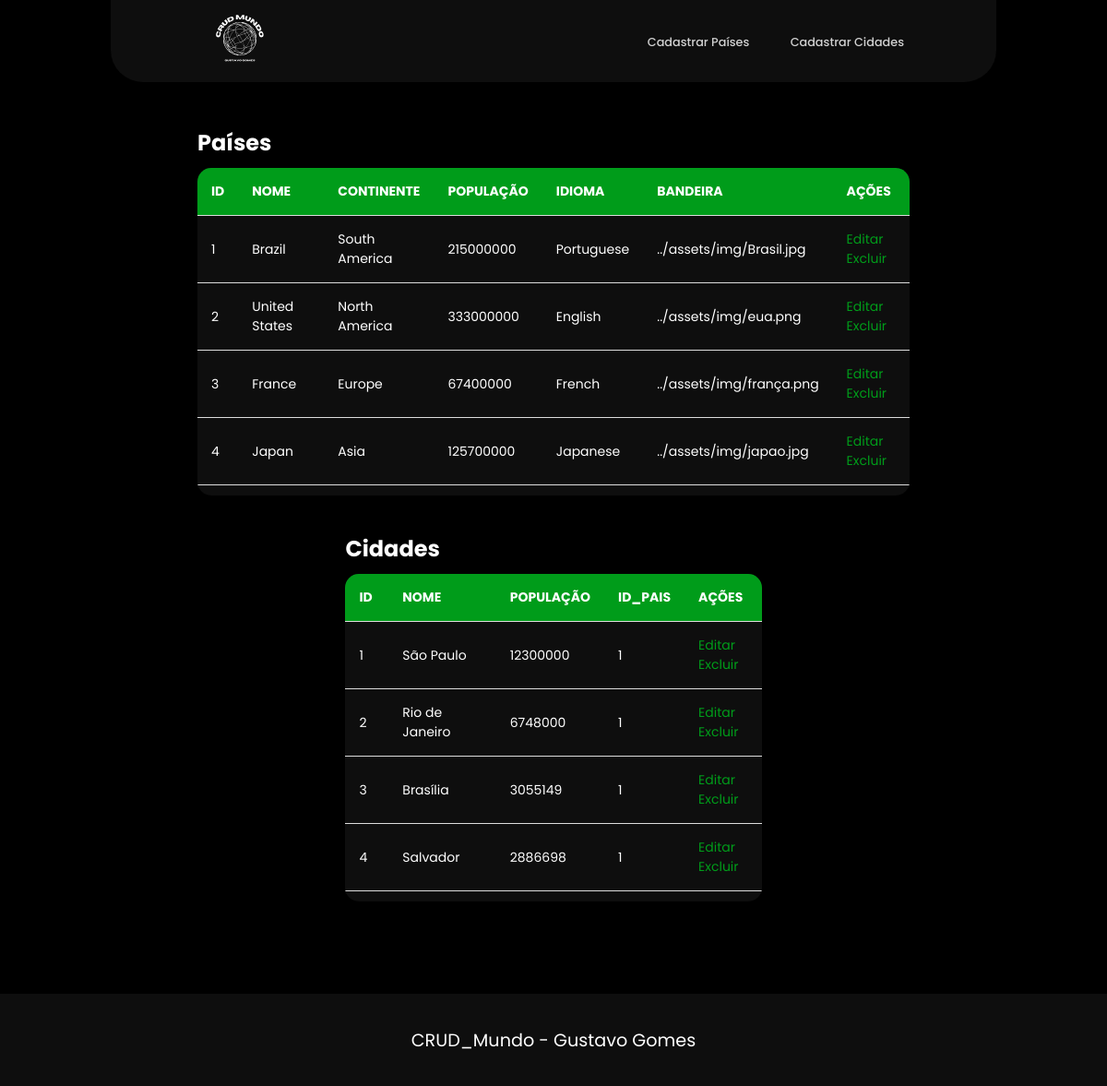
The page /crud/crud.php on the database as committed earlier.
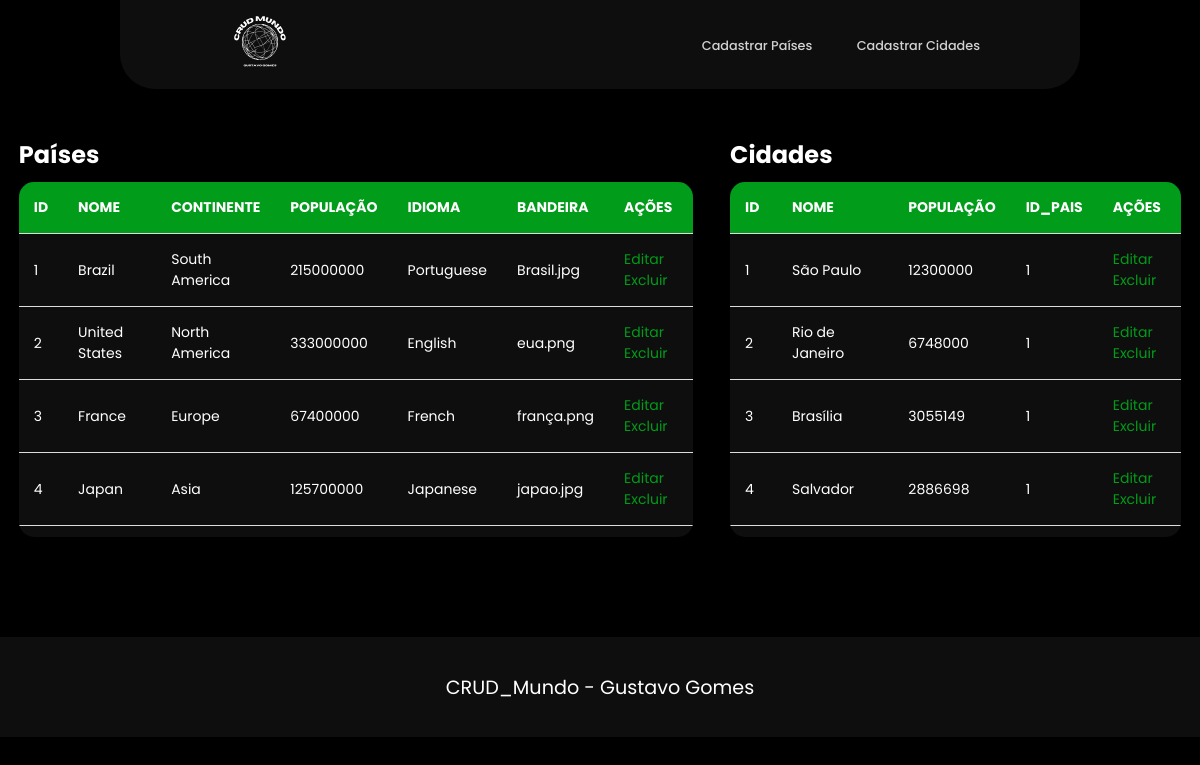
The same page on the database as committed later.
### tables this page shows
create table paises (
    id_pais int primary key auto_increment,
    nome varchar(80) not null,
    continente varchar (20) not null,
    populacao int not null,
    idioma varchar(20) not null,
    bandeira varchar(255) not null
);

create table cidades (
	id_cidade int primary key auto_increment,
    nome varchar(80) not null,
    populacao int not null,
    id_pais int not null,
    foreign key (id_pais) references paises (id_pais) on delete cascade
);

### crud/crud.php (the view, shortened to what this page needs)
<?php
include '/xampp/htdocs/CRUD_Mundo/SRC/database/db.php';
$resultPaises = $conn->query("SELECT * FROM paises ORDER BY id_pais");
$resultCidades = $conn->query("SELECT * FROM cidades ORDER BY id_pais");
?>
<!DOCTYPE html>
<html lang="pt-br">
<head>
    <link rel="stylesheet" href="style.css">
</head>
<body>
    <header>
        <div class="logo">
            <a href="../index.php" title="Logo"><img src="../assets/img/logo.svg" alt="Logo" title="Logo"/></a>
        </div>
        <nav class="navbar">
            <a class="navbaritem" href="create/create_paises.php">Cadastrar Países</a>
            <a class="navbaritem" href="create/create_cidades.php">Cadastrar Cidades</a>
        </nav>
    </header>
    <main>
        <div class="tabela">
            <div class="titulo">
                <h2>Países</h2>
            </div>
                <table>
                    <tr>
                        <th>Id</th>
                        <th>Nome</th>
                        <th>Continente</th>
                        <th>População</th>
                        <th>Idioma</th>
                        <th>Bandeira</th>
                        <th>Ações</th>
                    </tr>
                    <?php
                            if($resultPaises->num_rows > 0) {
                                while ($row = $resultPaises->fetch_assoc()) {
                                    echo "<tr>
                                        <td>" . $row["id_pais"] . "</td>
                                        <td>" . $row["nome"] . "</td>
                                        <td>" . $row["continente"] . "</td>
                                        <td>" . $row["populacao"] . "</td>
                                        <td>" . $row["idioma"] . "</td>
                                        <td>" . $row["bandeira"] . "</td>
                                        <td>
                                            <a href='update/update_paises.php?id_pais=" . $row["id_pais"] . "'>Editar</a>
                                            <a href='delete/delete_paises.php?id_pais=" . $row["id_pais"] . "' class='btn-excluir'>Excluir</a>
                                        </td>
                                    </tr>";
                                }
                            }
                            else{
                            echo "<tr><td colspan='5'>Nenhum registro encontrado</td></tr>";
                            }
                    ?>
                </table>
            </div>
            <div class="tabela">
                <div class="titulo">
                    <h2>Cidades</h2>
                </div>
                <div class="scroll">
                    <table>
                        <tr>
                            <th>Id</th>
                            <th>Nome</th>
                            <th>População</th>
                            <th>Id_pais</th>
                            <th>Ações</th>
                        </tr>
                        <?php
                                if($resultCidades->num_rows > 0) {
                                    while ($row = $resultCidades->fetch_assoc()) {
                                        echo "<tr>
                                            <td>" . $row["id_cidade"] . "</td>
                                            <td>" . $row["nome"] . "</td>
                                            <td>" . $row["populacao"] . "</td>
                                            <td>" . $row["id_pais"] . "</td>
                                            <td>
                                                <a href = 'update/update_cidades.php?id_cidade=" . $row["id_cidade"] . "'>Editar</a>
                                                <a href='delete/delete_cidades.php?id_cidade=" . $row["id_cidade"] . "' class='btn-excluir'>Excluir</a>
                                            </td>
                                        </tr>";
                                    }
                                }
                                else{
                                echo "<tr><td colspan='5'>Nenhum registro encontrado</td></tr>";
                                }
                        ?>
                    </table>
                </div>
            </div>
    </main>
    <footer>
         <p> CRUD_Mundo - Gustavo Gomes </p>
    </footer>
</body>
</html>

### crud/style.css (style rules this page uses)
* { font-family: "Poppins", "sans-serif"; color: #fff; border: 0; margin: 0%; padding: 0%; box-sizing: border-box; }
body { background-color: #000000; height: 100vh; justify-content: center; align-items: center; user-select: none; }
header { position: relative; top: 0; left: 50%; transform: translateX(-50%); width: 80%; display: flex; justify-content: space-between; align-items: center; padding: 1px 100px; background-color: #0e0e0e; border-bottom-left-radius: 35px; border-bottom-right-radius: 35px; }
.logo a img { width: 80px; height: 80px; }
.navbar a { position: relative; font-size: 0.8em; text-decoration: none; color: #d1d1d1; font-weight: 500; margin-left: 40px; }
.navbar a::after { content: ''; position: absolute; width: 100%; height: 3px; left: 0; bottom: -6px; border-radius: 5px; background: #c7c4c4; transform: scaleX(0); transition: all 0.3s; }
main { margin-top: 4%; display: flex; justify-content: space-around; flex-wrap: wrap; }
table { width: 400px; border-collapse: collapse; margin-top: 10px; background-color: #0e0e0e; border-radius: 15px; overflow: hidden; }
table, th, td { border: none; }
th, td { padding: 15px; text-align: left; border-bottom: 1px solid #ddd; }
th { background-color: #009c1a; color: white; text-transform: uppercase; font-size: 14px; }
td { font-size: 14px; }
td a { margin-right: 10px; font-size: 14px; color: #009c1a; text-decoration: none; }
.tabela { max-height: 400px; overflow-y: auto; margin-bottom: 40px; border-radius: 15px; }
footer { background-color: #0e0e0e; width: 100%; height: 100px; font-size: 1.2em; display: flex; text-align: center; justify-content: center; align-items: center; margin-top: 5%; }

Rows that differ between the two databases and show on the page:
changed paises "Brazil": bandeira "../assets/img/Brasil.jpg" → "Brasil.jpg"
changed paises "United States": bandeira "../assets/img/eua.png" → "eua.png"
changed paises "France": bandeira "../assets/img/frança.png" → "frança.png"
changed paises "Japan": bandeira "../assets/img/japao.jpg" → "japao.jpg"
